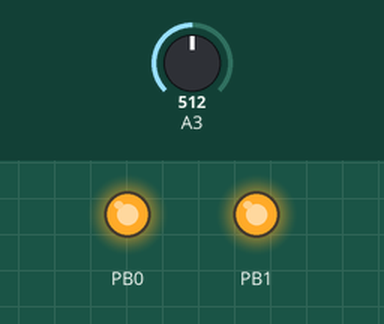
The sketch below on a simulated ATtiny85, built with avr-gcc and run on an emulated ATtiny85. Parts: output pins drawn as LEDs (lit = HIGH). Dashed ring = blinking. The test bench sets the inputs (shaded band); at power-on: A3 = 512.

Above: at 1.2 s.
1.3 s: A3 set to 43
At 1.59 s:
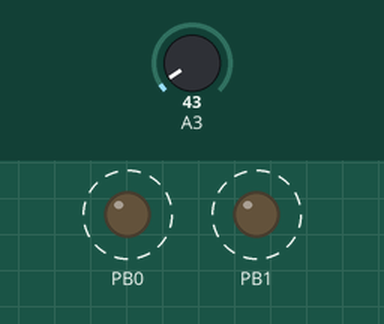
4.3 s: A3 set to 35
At 4.47 s:
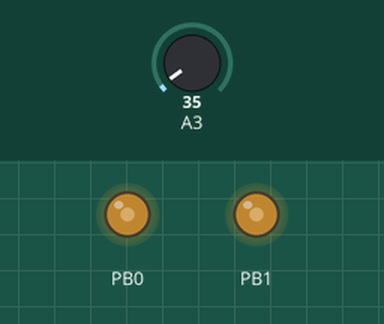
7.3 s: A3 set to 122
Timing chart, 0 to 16.3 s (numbered marks = the images above; inputs shaded):
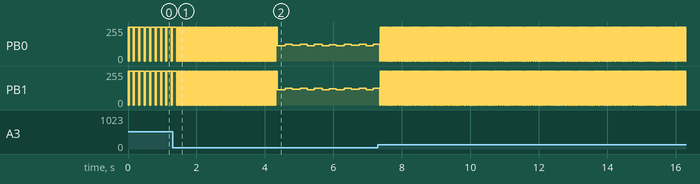

Measured:
- the behaviour switches between 40 and 39 on A3 (found by bisection; images 1 and 2)
- by itself, PB0, PB1: alternates 255/255 for 0.01 s and 0/255 for 0.01 s

The sketch:

sketch_jul19b.ino
```cpp
int analogPin = PB3;
int val = 1;


void setup() {
  // put your setup code here, to run once:
  pinMode(PB0, OUTPUT);
  pinMode(PB1, OUTPUT);
}

void set_out(int i, int j) {
  digitalWrite(PB0, i);
  digitalWrite(PB1, j);
}

void loop() {
  // put your main code here, to run repeatedly:
  /*
  digitalWrite(PB0, HIGH);
  //digitalWrite(PB1, HIGH);
  delay(10);
  digitalWrite(PB0, LOW);
  digitalWrite(PB1, LOW);
  delay(10);
  digitalWrite(PB0, HIGH);
  digitalWrite(PB1, HIGH);
  delay(10);
  digitalWrite(PB0, HIGH);
  digitalWrite(PB1, LOW);
  delay(10);
  */
  set_out(LOW, LOW);
  delay(10);
  set_out(HIGH, HIGH);
  delay(10);
  set_out(LOW, LOW);
  val = analogRead(analogPin);
  val = val / 4;
  delay(10);
  set_out(HIGH, HIGH);
  delay(val);
  //set_out(LOW, LOW);
  //delay(10);


}
```
